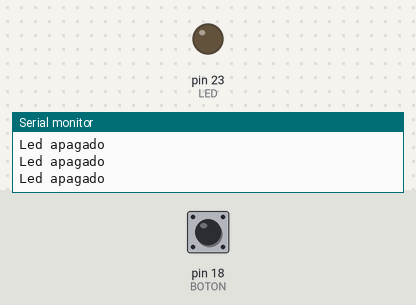
Bench run of a sketch on a simulated Arduino Mega 2560, built with avr-gcc and run on an emulated ATmega2560. Shown: output pins drawn as LEDs (lit = HIGH), the last lines printed to the serial monitor. The test bench sets the inputs (shaded band); at power-on: pin 18 (BOTON) HIGH.

Above: at 4.8 s.
4.9 s: pin 18 (BOTON) pulled LOW for 2.35 s
At 6.7 s:
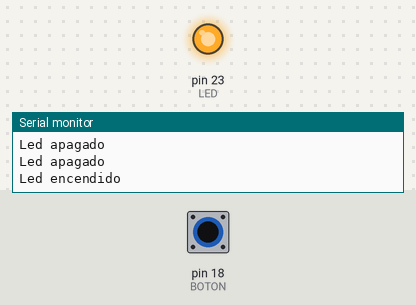
Timing chart, 0 to 9.5 s (numbered marks = the images above; inputs shaded):
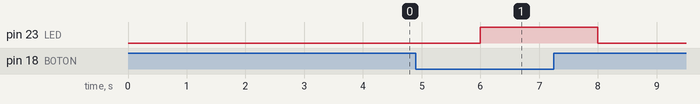

The sketch:

codigo_pulsador_led.ino
```cpp
int LED = 23;
int BOTON = 18;

void setup() {
  pinMode(LED, OUTPUT);
  pinMode(BOTON, INPUT_PULLUP);

  Serial.begin(115200);
}

void loop() {

  int estadoBoton = digitalRead(BOTON);

  if (estadoBoton == LOW) {
    digitalWrite(LED, HIGH);
    Serial.println( "Led encendido");
  } else {
    digitalWrite(LED, LOW);
    Serial.println( "Led apagado");
  }

  delay (2000);

}
```

Measured:
- after the input at 4.9 s, pin 23 (LED): LOW → HIGH after 1.1 s, → LOW 2.0 s later
